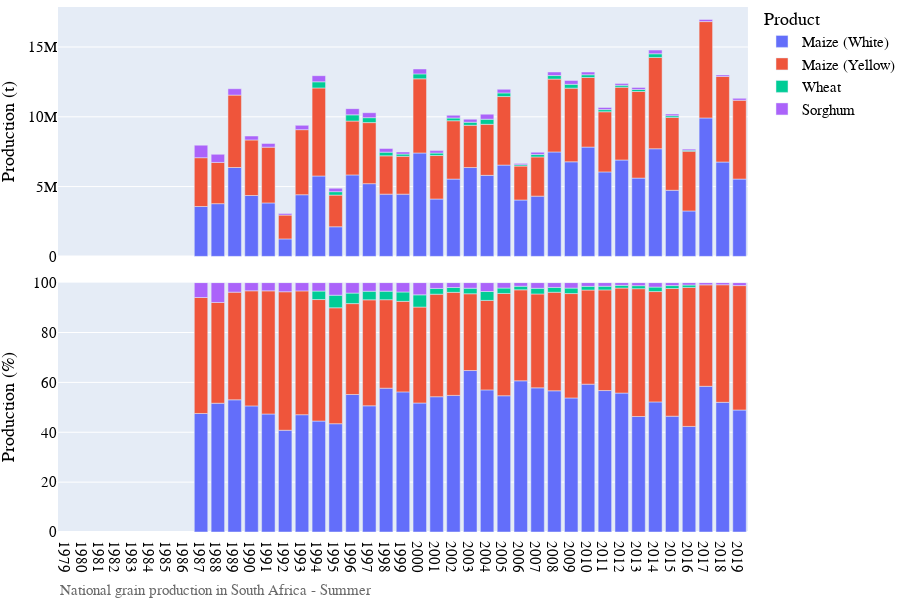
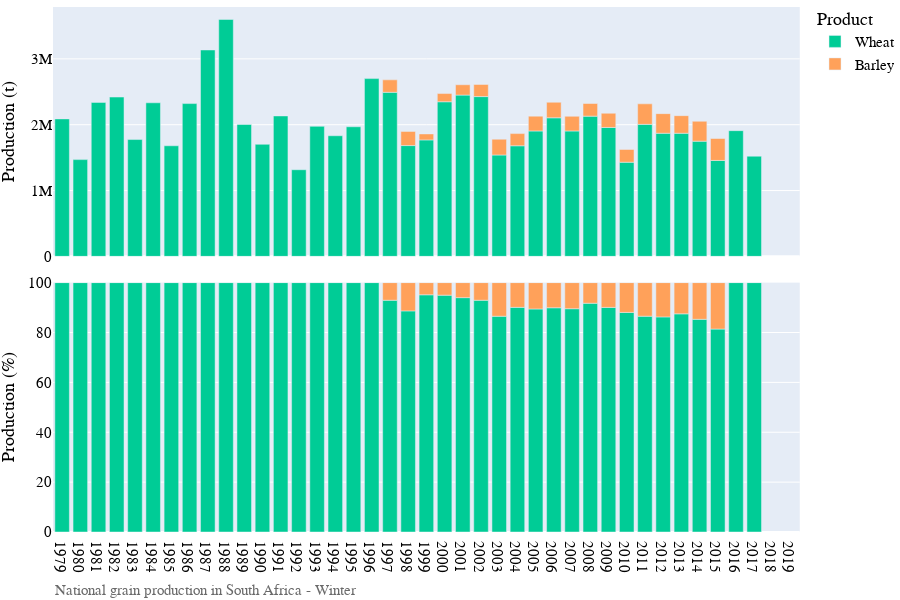

Notebook code for these charts, in order:
### Markdown cell above
## Visualization of production data

### Code cell
# Bar chart of national grain production
country_iso, country_name = 'ZA', 'South Africa'
df = pd.read_hdf('./data/crop/adm_crop_production_%s.hdf' % country_iso)
df = df[df['gscd_code']=='calibrated']; df['year'] = df['harvest_year']
year = [df['year'].min(), df['year'].max()]
product_order = ['Maize (White)','Maize (Yellow)','Wheat','Sorghum']
for season_name in ['Summer','Winter']:
    footnote = 'National grain production in %s - %s' % (country_name, season_name)
    fn_save = './figures/%s_bar_natgrainprod_%s.png' % (country_iso, season_name)
    sub = df[df['season_name'] == season_name]
    fig = PlotBarProduction(sub, year, product_order, footnote, fn_save)
    fig.show()

### Figure 1 — Plotly figure (JSON) as saved in the notebook; plotly's stock layout.template omitted (floating-point values rounded to 4 significant figures)
{"data": [{"alignmentgroup": "True", "hovertemplate": "product=Maize (White)<br>season_name=Summer<br>type=orig_unit<br>year=%{x}<br>value=%{y}<extra></extra>", "legendgroup": "Maize (White)", "marker": {"color": "#636efa", "pattern": {"shape": ""}}, "name": "Maize (White)", "offsetgroup": "Maize (White)", "orientation": "v", "showlegend": true, "textposition": "auto", "type": "bar", "x": [1987, 1988, 1989, 1990, 1991, 1992, 1993, 1994, 1995, 1996, 1997, 1998, 1999, 2000, 2001, 2002, 2003, 2004, 2005, 2006, 2007, 2008, 2009, 2010, 2011, 2012, 2013, 2014, 2015, 2016, 2017, 2018, 2019], "xaxis": "x2", "y": [3573000, 3776000, 6367000, 4361000, 3829000, 1252000, 4416000, 5759000, 2120000, 5836000, 5209200, 4459500, 4457807, 7406508, 4109790, 5537480, 6365550, 5805000, 6540700, 4038900, 4315000, 7480000, 6775000, 7830000, 6052000, 6903656, 5606800, 7710000, 4735000, 3253775, 9916000, 6759800, 5538240], "yaxis": "y2"}, {"alignmentgroup": "True", "hovertemplate": "product=Maize (White)<br>season_name=Summer<br>type=percent<br>year=%{x}<br>value=%{y}<extra></extra>", "legendgroup": "Maize (White)", "marker": {"color": "#636efa", "pattern": {"shape": ""}}, "name": "Maize (White)", "offsetgroup": "Maize (White)", "orientation": "v", "showlegend": false, "textposition": "auto", "type": "bar", "x": [1987, 1988, 1989, 1990, 1991, 1992, 1993, 1994, 1995, 1996, 1997, 1998, 1999, 2000, 2001, 2002, 2003, 2004, 2005, 2006, 2007, 2008, 2009, 2010, 2011, 2012, 2013, 2014, 2015, 2016, 2017, 2018, 2019], "xaxis": "x", "y": [47.53, 51.64, 53.01, 50.57, 47.32, 40.8, 47.04, 44.49, 43.43, 55.14, 50.61, 57.67, 56.19, 51.72, 54.25, 54.77, 64.75, 56.98, 54.64, 60.63, 57.81, 56.62, 53.76, 59.28, 56.72, 55.71, 46.32, 52.17, 46.44, 42.34, 58.43, 52.0, 48.92], "yaxis": "y"}, {"alignmentgroup": "True", "hovertemplate": "product=Maize (Yellow)<br>season_name=Summer<br>type=orig_unit<br>year=%{x}<br>value=%{y}<extra></extra>", "legendgroup": "Maize (Yellow)", "marker": {"color": "#EF553B", "pattern": {"shape": ""}}, "name": "Maize (Yellow)", "offsetgroup": "Maize (Yellow)", "orientation": "v", "showlegend": true, "textposition": "auto", "type": "bar", "x": [1987, 1988, 1989, 1990, 1991, 1992, 1993, 1994, 1995, 1996, 1997, 1998, 1999, 2000, 2001, 2002, 2003, 2004, 2005, 2006, 2007, 2008, 2009, 2010, 2011, 2012, 2013, 2014, 2015, 2016, 2017, 2018, 2019], "xaxis": "x2", "y": [3496000, 2954000, 5185000, 3980000, 3996000, 1704000, 4661000, 6308000, 2269250, 3858088, 4373000, 2744000, 2711944, 5313366, 3115350, 4177850, 3025900, 3657000, 4909300, 2430600, 2810000, 5220000, 5275000, 4985000, 4308000, 5217000, 6203800, 6540000, 5220000, 4283100, 6904000, 6129650, 5648080], "yaxis": "y2"}, {"alignmentgroup": "True", "hovertemplate": "product=Maize (Yellow)<br>season_name=Summer<br>type=percent<br>year=%{x}<br>value=%{y}<extra></extra>", "legendgroup": "Maize (Yellow)", "marker": {"color": "#EF553B", "pattern": {"shape": ""}}, "name": "Maize (Yellow)", "offsetgroup": "Maize (Yellow)", "orientation": "v", "showlegend": false, "textposition": "auto", "type": "bar", "x": [1987, 1988, 1989, 1990, 1991, 1992, 1993, 1994, 1995, 1996, 1997, 1998, 1999, 2000, 2001, 2002, 2003, 2004, 2005, 2006, 2007, 2008, 2009, 2010, 2011, 2012, 2013, 2014, 2015, 2016, 2017, 2018, 2019], "xaxis": "x", "y": [46.5, 40.4, 43.17, 46.15, 49.38, 55.53, 49.65, 48.73, 46.48, 36.45, 42.49, 35.49, 36.3, 38.47, 41.12, 41.32, 30.78, 35.9, 41.01, 36.49, 37.65, 39.52, 41.86, 37.74, 40.37, 42.1, 51.25, 44.25, 51.2, 55.73, 40.68, 47.15, 49.89], "yaxis": "y"}, {"alignmentgroup": "True", "hovertemplate": "product=Wheat<br>season_name=Summer<br>type=orig_unit<br>year=%{x}<br>value=%{y}<extra></extra>", "legendgroup": "Wheat", "marker": {"color": "#00cc96", "pattern": {"shape": ""}}, "name": "Wheat", "offsetgroup": "Wheat", "orientation": "v", "showlegend": true, "textposition": "auto", "type": "bar", "x": [1994, 1995, 1996, 1997, 1998, 1999, 2000, 2001, 2002, 2003, 2004, 2005, 2006, 2007, 2008, 2009, 2010, 2011, 2012, 2013, 2014, 2015, 2016], "xaxis": "x2", "y": [439008, 246300, 445000, 355000, 264600, 155950, 352450, 175580, 197275, 219500.0, 363000, 260000, 96000, 169700, 255000, 276500, 196500, 155000, 135500, 147200, 265000, 120500, 74150], "yaxis": "y2"}, {"alignmentgroup": "True", "hovertemplate": "product=Wheat<br>season_name=Summer<br>type=percent<br>year=%{x}<br>value=%{y}<extra></extra>", "legendgroup": "Wheat", "marker": {"color": "#00cc96", "pattern": {"shape": ""}}, "name": "Wheat", "offsetgroup": "Wheat", "orientation": "v", "showlegend": false, "textposition": "auto", "type": "bar", "x": [1994, 1995, 1996, 1997, 1998, 1999, 2000, 2001, 2002, 2003, 2004, 2005, 2006, 2007, 2008, 2009, 2010, 2011, 2012, 2013, 2014, 2015, 2016], "xaxis": "x", "y": [3.391, 5.045, 4.204, 3.449, 3.422, 3.757, 4.901, 2.317, 1.951, 2.233, 3.563, 2.172, 1.441, 2.273, 1.93, 2.194, 1.488, 1.453, 1.093, 1.216, 1.793, 1.182, 0.9648], "yaxis": "y"}, {"alignmentgroup": "True", "hovertemplate": "product=Sorghum<br>season_name=Summer<br>type=orig_unit<br>year=%{x}<br>value=%{y}<extra></extra>", "legendgroup": "Sorghum", "marker": {"color": "#ab63fa", "pattern": {"shape": ""}}, "name": "Sorghum", "offsetgroup": "Sorghum", "orientation": "v", "showlegend": true, "textposition": "auto", "type": "bar", "x": [1987, 1988, 1989, 1990, 1991, 1992, 1993, 1994, 1995, 1996, 1997, 1998, 1999, 2000, 2001, 2002, 2003, 2004, 2005, 2006, 2007, 2008, 2009, 2010, 2011, 2012, 2013, 2014, 2015, 2016, 2017, 2018, 2019], "xaxis": "x2", "y": [897800.0, 582071, 458823, 282533, 266623, 112440, 310500, 439008, 246300, 445000, 355000, 264600, 155950, 352450, 175580, 197275, 219513, 363000, 260000, 96000, 169700, 255000, 276500, 196500, 155000, 135500, 147200, 265000, 120500, 74150, 152000, 109855, 134525], "yaxis": "y2"}, {"alignmentgroup": "True", "hovertemplate": "product=Sorghum<br>season_name=Summer<br>type=percent<br>year=%{x}<br>value=%{y}<extra></extra>", "legendgroup": "Sorghum", "marker": {"color": "#ab63fa", "pattern": {"shape": ""}}, "name": "Sorghum", "offsetgroup": "Sorghum", "orientation": "v", "showlegend": false, "textposition": "auto", "type": "bar", "x": [1987, 1988, 1989, 1990, 1991, 1992, 1993, 1994, 1995, 1996, 1997, 1998, 1999, 2000, 2001, 2002, 2003, 2004, 2005, 2006, 2007, 2008, 2009, 2010, 2011, 2012, 2013, 2014, 2015, 2016, 2017, 2018, 2019], "xaxis": "x", "y": [5.971, 7.96, 3.82, 3.276, 3.295, 3.664, 3.308, 3.391, 5.045, 4.204, 3.449, 3.422, 3.757, 4.901, 2.317, 1.951, 2.233, 3.563, 2.172, 1.441, 2.273, 1.93, 2.194, 1.488, 1.453, 1.093, 1.216, 1.793, 1.182, 0.9648, 0.8956, 0.8451, 1.188], "yaxis": "y"}], "layout": {"annotations": [{"showarrow": false, "text": "", "textangle": 90, "x": 0.98, "xanchor": "left", "xref": "paper", "y": 0.2375, "yanchor": "middle", "yref": "paper"}, {"showarrow": false, "text": "", "textangle": 90, "x": 0.98, "xanchor": "left", "xref": "paper", "y": 0.7625, "yanchor": "middle", "yref": "paper"}, {"align": "left", "font": {"color": "dimgrey", "family": "arial", "size": 15}, "showarrow": false, "text": "National grain production in South Africa - Summer", "x": 0, "xref": "paper", "y": -0.13, "yref": "paper"}], "barmode": "relative", "font": {"color": "black", "family": "arial", "size": 15}, "height": 600, "legend": {"title": {"text": "Product"}, "tracegroupgap": 0, "x": 1, "y": 1.01}, "margin": {"b": 0, "l": 0, "r": 0, "t": 0}, "width": 900, "xaxis": {"anchor": "y", "domain": [0, 0.98], "dtick": 1, "range": [1978.0, 2020.0], "title": {"text": ""}}, "xaxis2": {"anchor": "y2", "domain": [0, 0.98], "matches": "x", "showticklabels": false}, "yaxis": {"anchor": "x", "domain": [0, 0.475], "range": [0, 100], "title": {"text": "Production (%)"}}, "yaxis2": {"anchor": "x2", "domain": [0.525, 1], "title": {"text": "Production (t)"}}}}

### Figure 2 — Plotly figure (JSON) as saved in the notebook; plotly's stock layout.template omitted (floating-point values rounded to 4 significant figures)
{"data": [{"alignmentgroup": "True", "hovertemplate": "product=Wheat<br>season_name=Winter<br>type=orig_unit<br>year=%{x}<br>value=%{y}<extra></extra>", "legendgroup": "Wheat", "marker": {"color": "#00cc96", "pattern": {"shape": ""}}, "name": "Wheat", "offsetgroup": "Wheat", "orientation": "v", "showlegend": true, "textposition": "auto", "type": "bar", "x": [1979, 1980, 1981, 1982, 1983, 1984, 1985, 1986, 1987, 1988, 1989, 1990, 1991, 1992, 1993, 1994, 1995, 1996, 1997, 1998, 1999, 2000, 2001, 2002, 2003, 2004, 2005, 2006, 2007, 2008, 2009, 2010, 2011, 2012, 2013, 2014, 2015, 2016, 2017], "xaxis": "x2", "y": [2088354, 1469664, 2339000, 2420000, 1774255, 2332813, 1679892, 2320810, 3135101, 3598400, 2002869, 1702371, 2132985, 1316073, 1975344, 1832241, 1968512, 2700000, 2492000, 1683000, 1769100, 2348550, 2450000, 2427000, 1540000, 1680000, 1905000, 2105000, 1905000, 2130000, 1958000, 1430000, 2005000, 1870000, 1870000, 1750000, 1457015, 1909540, 1521750], "yaxis": "y2"}, {"alignmentgroup": "True", "hovertemplate": "product=Wheat<br>season_name=Winter<br>type=percent<br>year=%{x}<br>value=%{y}<extra></extra>", "legendgroup": "Wheat", "marker": {"color": "#00cc96", "pattern": {"shape": ""}}, "name": "Wheat", "offsetgroup": "Wheat", "orientation": "v", "showlegend": false, "textposition": "auto", "type": "bar", "x": [1979, 1980, 1981, 1982, 1983, 1984, 1985, 1986, 1987, 1988, 1989, 1990, 1991, 1992, 1993, 1994, 1995, 1996, 1997, 1998, 1999, 2000, 2001, 2002, 2003, 2004, 2005, 2006, 2007, 2008, 2009, 2010, 2011, 2012, 2013, 2014, 2015, 2016, 2017], "xaxis": "x", "y": [100, 100, 100, 100, 100, 100, 100, 100, 100, 100, 100, 100, 100, 100, 100, 100, 100, 100, 92.94, 88.67, 95.12, 94.97, 93.99, 92.94, 86.52, 90.08, 89.44, 89.92, 89.54, 91.73, 90.06, 88.05, 86.53, 86.25, 87.49, 85.28, 81.38, 100, 100], "yaxis": "y"}, {"alignmentgroup": "True", "hovertemplate": "product=Barley<br>season_name=Winter<br>type=orig_unit<br>year=%{x}<br>value=%{y}<extra></extra>", "legendgroup": "Barley", "marker": {"color": "#FFA15A", "pattern": {"shape": ""}}, "name": "Barley", "offsetgroup": "Barley", "orientation": "v", "showlegend": true, "textposition": "auto", "type": "bar", "x": [1997, 1998, 1999, 2000, 2001, 2002, 2003, 2004, 2005, 2006, 2007, 2008, 2009, 2010, 2011, 2012, 2013, 2014, 2015], "xaxis": "x2", "y": [189290, 215100, 90800, 124590, 156751, 184370, 240000, 185000, 225000, 236000, 222500, 192000, 216000, 194000, 312000, 298000, 267500, 302000, 333373], "yaxis": "y2"}, {"alignmentgroup": "True", "hovertemplate": "product=Barley<br>season_name=Winter<br>type=percent<br>year=%{x}<br>value=%{y}<extra></extra>", "legendgroup": "Barley", "marker": {"color": "#FFA15A", "pattern": {"shape": ""}}, "name": "Barley", "offsetgroup": "Barley", "orientation": "v", "showlegend": false, "textposition": "auto", "type": "bar", "x": [1997, 1998, 1999, 2000, 2001, 2002, 2003, 2004, 2005, 2006, 2007, 2008, 2009, 2010, 2011, 2012, 2013, 2014, 2015], "xaxis": "x", "y": [7.06, 11.33, 4.882, 5.027, 6.013, 7.06, 13.48, 9.92, 10.56, 10.08, 10.46, 8.269, 9.936, 11.95, 13.47, 13.75, 12.51, 14.72, 18.62], "yaxis": "y"}], "layout": {"annotations": [{"showarrow": false, "text": "", "textangle": 90, "x": 0.98, "xanchor": "left", "xref": "paper", "y": 0.2375, "yanchor": "middle", "yref": "paper"}, {"showarrow": false, "text": "", "textangle": 90, "x": 0.98, "xanchor": "left", "xref": "paper", "y": 0.7625, "yanchor": "middle", "yref": "paper"}, {"align": "left", "font": {"color": "dimgrey", "family": "arial", "size": 15}, "showarrow": false, "text": "National grain production in South Africa - Winter", "x": 0, "xref": "paper", "y": -0.13, "yref": "paper"}], "barmode": "relative", "font": {"color": "black", "family": "arial", "size": 15}, "height": 600, "legend": {"title": {"text": "Product"}, "tracegroupgap": 0, "x": 1, "y": 1.01}, "margin": {"b": 0, "l": 0, "r": 0, "t": 0}, "width": 900, "xaxis": {"anchor": "y", "domain": [0, 0.98], "dtick": 1, "range": [1978.0, 2020.0], "title": {"text": ""}}, "xaxis2": {"anchor": "y2", "domain": [0, 0.98], "matches": "x", "showticklabels": false}, "yaxis": {"anchor": "x", "domain": [0, 0.475], "range": [0, 100], "title": {"text": "Production (%)"}}, "yaxis2": {"anchor": "x2", "domain": [0.525, 1], "title": {"text": "Production (t)"}}}}
